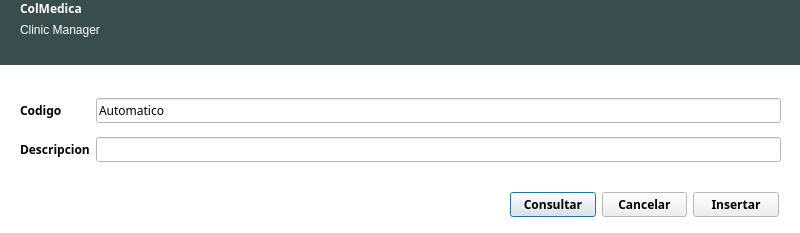
<?xml version="1.0" encoding="UTF-8"?>
<ui version="4.0">
 <class>dialogNuevaHabilidad</class>
 <widget class="QDialog" name="dialogNuevaHabilidad">
  <property name="geometry">
   <rect>
    <x>0</x>
    <y>0</y>
    <width>800</width>
    <height>233</height>
   </rect>
  </property>
  <property name="palette">
   <palette>
    <active>
     <colorrole role="Base">
      <brush brushstyle="SolidPattern">
       <color alpha="255">
        <red>255</red>
        <green>255</green>
        <blue>255</blue>
       </color>
      </brush>
     </colorrole>
     <colorrole role="Window">
      <brush brushstyle="SolidPattern">
       <color alpha="255">
        <red>255</red>
        <green>255</green>
        <blue>255</blue>
       </color>
      </brush>
     </colorrole>
    </active>
    <inactive>
     <colorrole role="Base">
      <brush brushstyle="SolidPattern">
       <color alpha="255">
        <red>255</red>
        <green>255</green>
        <blue>255</blue>
       </color>
      </brush>
     </colorrole>
     <colorrole role="Window">
      <brush brushstyle="SolidPattern">
       <color alpha="255">
        <red>255</red>
        <green>255</green>
        <blue>255</blue>
       </color>
      </brush>
     </colorrole>
    </inactive>
    <disabled>
     <colorrole role="Base">
      <brush brushstyle="SolidPattern">
       <color alpha="255">
        <red>255</red>
        <green>255</green>
        <blue>255</blue>
       </color>
      </brush>
     </colorrole>
     <colorrole role="Window">
      <brush brushstyle="SolidPattern">
       <color alpha="255">
        <red>255</red>
        <green>255</green>
        <blue>255</blue>
       </color>
      </brush>
     </colorrole>
    </disabled>
   </palette>
  </property>
  <property name="font">
   <font>
    <family>Ubuntu Condensed</family>
    <weight>75</weight>
    <bold>true</bold>
   </font>
  </property>
  <property name="cursor">
   <cursorShape>PointingHandCursor</cursorShape>
  </property>
  <property name="windowTitle">
   <string>Nueva Habilidad</string>
  </property>
  <widget class="QWidget" name="widgetCabecera" native="true">
   <property name="geometry">
    <rect>
     <x>0</x>
     <y>0</y>
     <width>800</width>
     <height>65</height>
    </rect>
   </property>
   <property name="palette">
    <palette>
     <active>
      <colorrole role="WindowText">
       <brush brushstyle="SolidPattern">
        <color alpha="255">
         <red>255</red>
         <green>255</green>
         <blue>255</blue>
        </color>
       </brush>
      </colorrole>
      <colorrole role="Base">
       <brush brushstyle="SolidPattern">
        <color alpha="255">
         <red>255</red>
         <green>255</green>
         <blue>255</blue>
        </color>
       </brush>
      </colorrole>
      <colorrole role="Window">
       <brush brushstyle="SolidPattern">
        <color alpha="255">
         <red>57</red>
         <green>77</green>
         <blue>76</blue>
        </color>
       </brush>
      </colorrole>
     </active>
     <inactive>
      <colorrole role="WindowText">
       <brush brushstyle="SolidPattern">
        <color alpha="255">
         <red>255</red>
         <green>255</green>
         <blue>255</blue>
        </color>
       </brush>
      </colorrole>
      <colorrole role="Base">
       <brush brushstyle="SolidPattern">
        <color alpha="255">
         <red>255</red>
         <green>255</green>
         <blue>255</blue>
        </color>
       </brush>
      </colorrole>
      <colorrole role="Window">
       <brush brushstyle="SolidPattern">
        <color alpha="255">
         <red>57</red>
         <green>77</green>
         <blue>76</blue>
        </color>
       </brush>
      </colorrole>
     </inactive>
     <disabled>
      <colorrole role="WindowText">
       <brush brushstyle="SolidPattern">
        <color alpha="255">
         <red>159</red>
         <green>158</green>
         <blue>158</blue>
        </color>
       </brush>
      </colorrole>
      <colorrole role="Base">
       <brush brushstyle="SolidPattern">
        <color alpha="255">
         <red>57</red>
         <green>77</green>
         <blue>76</blue>
        </color>
       </brush>
      </colorrole>
      <colorrole role="Window">
       <brush brushstyle="SolidPattern">
        <color alpha="255">
         <red>57</red>
         <green>77</green>
         <blue>76</blue>
        </color>
       </brush>
      </colorrole>
     </disabled>
    </palette>
   </property>
   <property name="autoFillBackground">
    <bool>true</bool>
   </property>
   <widget class="QWidget" name="layoutWidget_4">
    <property name="geometry">
     <rect>
      <x>20</x>
      <y>0</y>
      <width>162</width>
      <height>62</height>
     </rect>
    </property>
    <layout class="QFormLayout" name="formLayout_5">
     <item row="0" column="0">
      <widget class="QLabel" name="labelColMedica">
       <property name="styleSheet">
        <string notr="true">font: 30pt &quot;Ubuntu Condensed&quot;;
color: rgb(255, 255, 255);</string>
       </property>
       <property name="text">
        <string>ColMedica</string>
       </property>
      </widget>
     </item>
     <item row="1" column="0">
      <widget class="QLabel" name="labelClinicManager">
       <property name="font">
        <font>
         <family>Ubuntu</family>
         <weight>50</weight>
         <bold>false</bold>
        </font>
       </property>
       <property name="text">
        <string>Clinic Manager</string>
       </property>
      </widget>
     </item>
    </layout>
   </widget>
  </widget>
  <widget class="QWidget" name="layoutWidget">
   <property name="geometry">
    <rect>
     <x>20</x>
     <y>90</y>
     <width>761</width>
     <height>81</height>
    </rect>
   </property>
   <layout class="QGridLayout" name="gridLayout">
    <item row="0" column="0">
     <widget class="QLabel" name="labelCodigo">
      <property name="text">
       <string>Codigo</string>
      </property>
     </widget>
    </item>
    <item row="1" column="1">
     <widget class="QLineEdit" name="lineEditDescripcion">
      <property name="font">
       <font>
        <weight>50</weight>
        <bold>false</bold>
       </font>
      </property>
      <property name="inputMask">
       <string>AAAAAAAAAAAAAAAAAAAAAAAAAAAAAAAAAAAAAAAA; </string>
      </property>
     </widget>
    </item>
    <item row="0" column="1">
     <widget class="QLineEdit" name="lineEditCodigo">
      <property name="enabled">
       <bool>true</bool>
      </property>
      <property name="font">
       <font>
        <weight>50</weight>
        <bold>false</bold>
       </font>
      </property>
      <property name="acceptDrops">
       <bool>true</bool>
      </property>
      <property name="text">
       <string>Automatico</string>
      </property>
      <property name="readOnly">
       <bool>true</bool>
      </property>
     </widget>
    </item>
    <item row="1" column="0">
     <widget class="QLabel" name="labelDescripcion">
      <property name="text">
       <string>Descripcion</string>
      </property>
     </widget>
    </item>
   </layout>
  </widget>
  <widget class="QWidget" name="layoutWidget">
   <property name="geometry">
    <rect>
     <x>510</x>
     <y>190</y>
     <width>269</width>
     <height>29</height>
    </rect>
   </property>
   <layout class="QGridLayout" name="gridLayout_2">
    <item row="0" column="0">
     <widget class="QPushButton" name="pushButtonConsultar">
      <property name="text">
       <string>Consultar</string>
      </property>
     </widget>
    </item>
    <item row="0" column="1">
     <widget class="QPushButton" name="pushButtonCancelar">
      <property name="text">
       <string>Cancelar</string>
      </property>
     </widget>
    </item>
    <item row="0" column="2">
     <widget class="QPushButton" name="pushButtonInsertar">
      <property name="text">
       <string>Insertar</string>
      </property>
     </widget>
    </item>
   </layout>
  </widget>
 </widget>
 <resources/>
 <connections/>
</ui>
